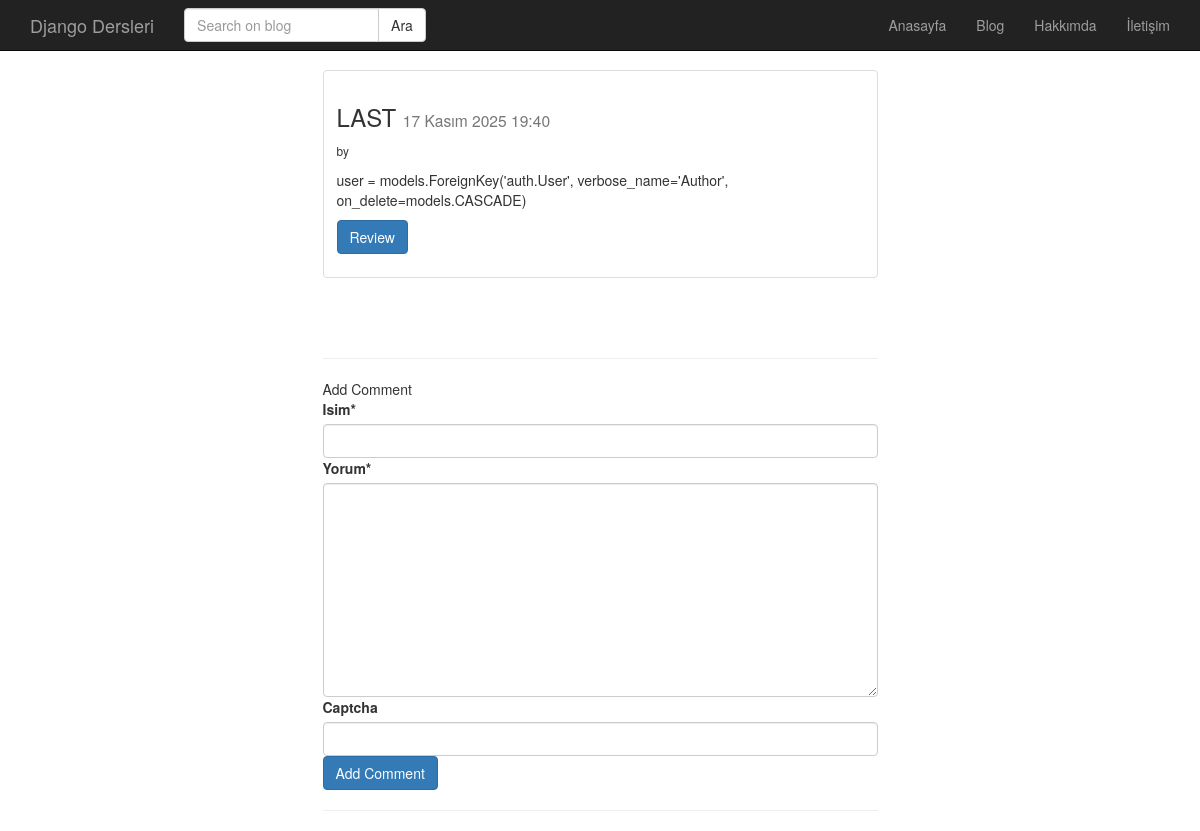
Before: /post/last/ with the older database file.
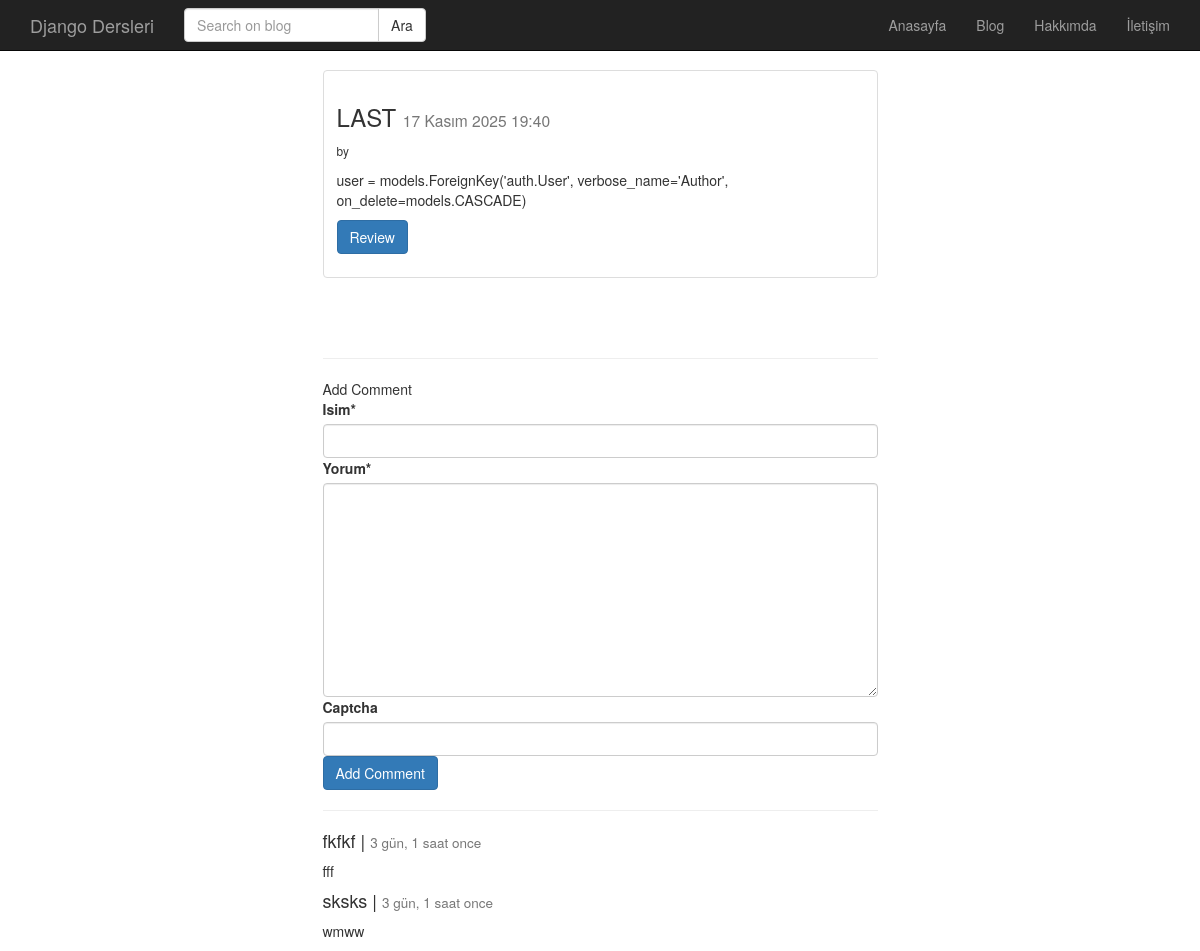
After: the same page with the newer database file.
### post/models.py (models this page shows)
class Comment(models.Model):
    post = models.ForeignKey('post.Post', related_name='comments', on_delete=models.CASCADE)
    name = models.CharField(max_length=200, verbose_name='Isim')
    content = models.TextField(verbose_name='Yorum')
    created_date = models.DateTimeField(auto_now_add=True)

### post/views.py (the view)
# urls.py: path('<str:slug>/', post_detail, name='detail'),
def post_detail(request, slug):
    post = get_object_or_404(Post, slug=slug)
    form = CommentForm(request.POST or None)
    if form.is_valid():
        comment = form.save(commit=False)
        comment.post = post
        comment.save()
        return HttpResponseRedirect(post.get_absolute_url())
    context = {
        'post' : post,
        'form' : form,
    }
    return render(request, 'post/detail.html', context)

### post/forms.py
class CommentForm(forms.ModelForm):
    captcha = ReCaptchaField()
    class Meta:
        model = Comment
        fields = [
            'name',
            'content'
        ]

### post/models.py (called while the page is built)
    def get_absolute_url(self):
        return reverse('post:detail', kwargs={"slug" : self.slug})

### templates/post/detail.html (shortened to what this page needs)
{% extends 'base.html' %}
{% block body %}
        <div class="container">
        <div class="row" >
            <div class="col-md-6 col-md-offset-3" >
                <div class="thumbnail">
                    <div class="caption">
                        <h3>{{post.baslik}} <small>{{post.yayimlanma_tarihi}}</small></h3>
                        <small> by {{post.user.get_full_name}}</small>
                        <p>{{post.metin | safe | linebreaks}}</p>
                        <p><a href="{{ post.get_absolute_url }}" class="btn btn-primary">Review</a></p>
                    </div>
                </div>
                <br><br><hr
                <h3>Add Comment</h3>
                {% include 'post/comment.html' %}
                <hr>
                {% for comment in post.comments.all %}
                    <h4>{{ comment.name }} | <small>{{ comment.created_date|timesince }} once</small> </h4>
                    <p>{{ comment.content | linebreaks}} </p>
                {% endfor %}
            </div>
            </div>
        </div>
{% endblock %}

Changed rows visible on the page:
added Comment: name "fkfkf", created_date "3 gün, 1 saat", content "fff"
added Comment: name "sksks", created_date "3 gün, 1 saat", content "wmww"
